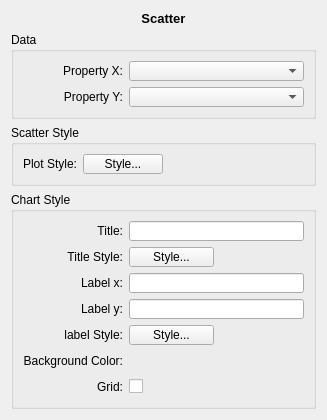
<?xml version="1.0" encoding="UTF-8"?>
<ui version="4.0">
 <class>ScatterFrameWidget</class>
 <widget class="QWidget" name="ScatterFrameWidget">
  <property name="geometry">
   <rect>
    <x>0</x>
    <y>0</y>
    <width>315</width>
    <height>412</height>
   </rect>
  </property>
  <property name="windowTitle">
   <string>Form</string>
  </property>
  <layout class="QGridLayout" name="gridLayout_7">
   <item row="0" column="0">
    <widget class="QLabel" name="titleLabel">
     <property name="font">
      <font>
       <pointsize>10</pointsize>
       <weight>75</weight>
       <bold>true</bold>
      </font>
     </property>
     <property name="text">
      <string>Scatter</string>
     </property>
     <property name="alignment">
      <set>Qt::AlignCenter</set>
     </property>
    </widget>
   </item>
   <item row="1" column="0">
    <layout class="QVBoxLayout" name="verticalLayout">
     <item>
      <widget class="QGroupBox" name="m_scatterDataGroupBox">
       <property name="title">
        <string>Data</string>
       </property>
       <layout class="QGridLayout" name="gridLayout_2">
        <item row="0" column="0">
         <layout class="QGridLayout" name="gridLayout">
          <item row="0" column="0">
           <widget class="QLabel" name="propertyXLabel">
            <property name="maximumSize">
             <size>
              <width>100</width>
              <height>16777215</height>
             </size>
            </property>
            <property name="text">
             <string>Property X:</string>
            </property>
            <property name="alignment">
             <set>Qt::AlignRight|Qt::AlignTrailing|Qt::AlignVCenter</set>
            </property>
           </widget>
          </item>
          <item row="0" column="1">
           <widget class="QComboBox" name="m_propertyXComboBox">
            <property name="sizePolicy">
             <sizepolicy hsizetype="Preferred" vsizetype="Fixed">
              <horstretch>0</horstretch>
              <verstretch>0</verstretch>
             </sizepolicy>
            </property>
            <property name="minimumSize">
             <size>
              <width>75</width>
              <height>20</height>
             </size>
            </property>
           </widget>
          </item>
          <item row="1" column="0">
           <widget class="QLabel" name="propertyYLabel">
            <property name="maximumSize">
             <size>
              <width>100</width>
              <height>16777215</height>
             </size>
            </property>
            <property name="text">
             <string>Property Y:</string>
            </property>
            <property name="alignment">
             <set>Qt::AlignRight|Qt::AlignTrailing|Qt::AlignVCenter</set>
            </property>
           </widget>
          </item>
          <item row="1" column="1">
           <widget class="QComboBox" name="m_propertyYComboBox">
            <property name="sizePolicy">
             <sizepolicy hsizetype="Preferred" vsizetype="Fixed">
              <horstretch>0</horstretch>
              <verstretch>0</verstretch>
             </sizepolicy>
            </property>
            <property name="minimumSize">
             <size>
              <width>75</width>
              <height>20</height>
             </size>
            </property>
           </widget>
          </item>
         </layout>
        </item>
       </layout>
      </widget>
     </item>
     <item>
      <widget class="QGroupBox" name="m_scatterStyleGroupBox">
       <property name="title">
        <string>Scatter Style</string>
       </property>
       <layout class="QGridLayout" name="gridLayout_3">
        <item row="0" column="0">
         <layout class="QHBoxLayout" name="horizontalLayout">
          <item>
           <widget class="QLabel" name="plotStyleLabel">
            <property name="maximumSize">
             <size>
              <width>100</width>
              <height>16777215</height>
             </size>
            </property>
            <property name="text">
             <string>Plot Style:</string>
            </property>
            <property name="alignment">
             <set>Qt::AlignRight|Qt::AlignTrailing|Qt::AlignVCenter</set>
            </property>
           </widget>
          </item>
          <item>
           <widget class="QPushButton" name="m_plotStylePushButton">
            <property name="minimumSize">
             <size>
              <width>75</width>
              <height>20</height>
             </size>
            </property>
            <property name="text">
             <string>Style...</string>
            </property>
           </widget>
          </item>
          <item>
           <spacer name="horizontalSpacer_8">
            <property name="orientation">
             <enum>Qt::Horizontal</enum>
            </property>
            <property name="sizeHint" stdset="0">
             <size>
              <width>40</width>
              <height>20</height>
             </size>
            </property>
           </spacer>
          </item>
         </layout>
        </item>
       </layout>
      </widget>
     </item>
     <item>
      <widget class="QGroupBox" name="m_ChartStyleGroupBox">
       <property name="title">
        <string>Chart Style</string>
       </property>
       <layout class="QGridLayout" name="gridLayout_6">
        <item row="0" column="0">
         <layout class="QHBoxLayout" name="horizontalLayout_2">
          <item>
           <layout class="QGridLayout" name="gridLayout_4">
            <item row="0" column="0">
             <widget class="QLabel" name="chartTitleLabel">
              <property name="text">
               <string>Title:</string>
              </property>
              <property name="alignment">
               <set>Qt::AlignRight|Qt::AlignTrailing|Qt::AlignVCenter</set>
              </property>
             </widget>
            </item>
            <item row="1" column="0">
             <widget class="QLabel" name="titleStyleLabel">
              <property name="text">
               <string>Title Style:</string>
              </property>
              <property name="alignment">
               <set>Qt::AlignRight|Qt::AlignTrailing|Qt::AlignVCenter</set>
              </property>
             </widget>
            </item>
            <item row="2" column="0">
             <widget class="QLabel" name="labelXLabel">
              <property name="text">
               <string>Label x:</string>
              </property>
              <property name="alignment">
               <set>Qt::AlignRight|Qt::AlignTrailing|Qt::AlignVCenter</set>
              </property>
             </widget>
            </item>
            <item row="3" column="0">
             <widget class="QLabel" name="labelYLabel">
              <property name="text">
               <string>Label y:</string>
              </property>
              <property name="alignment">
               <set>Qt::AlignRight|Qt::AlignTrailing|Qt::AlignVCenter</set>
              </property>
             </widget>
            </item>
            <item row="4" column="0">
             <widget class="QLabel" name="titleStyleLabel_2">
              <property name="text">
               <string>label Style:</string>
              </property>
              <property name="alignment">
               <set>Qt::AlignRight|Qt::AlignTrailing|Qt::AlignVCenter</set>
              </property>
             </widget>
            </item>
            <item row="5" column="0">
             <widget class="QLabel" name="backgroundLabel">
              <property name="text">
               <string>Background Color:</string>
              </property>
              <property name="alignment">
               <set>Qt::AlignRight|Qt::AlignTrailing|Qt::AlignVCenter</set>
              </property>
             </widget>
            </item>
            <item row="6" column="0">
             <widget class="QLabel" name="gridLabel">
              <property name="text">
               <string>Grid:</string>
              </property>
              <property name="alignment">
               <set>Qt::AlignRight|Qt::AlignTrailing|Qt::AlignVCenter</set>
              </property>
             </widget>
            </item>
           </layout>
          </item>
          <item>
           <layout class="QGridLayout" name="gridLayout_5">
            <item row="0" column="0" colspan="2">
             <widget class="QLineEdit" name="m_chartTitleLineEdit">
              <property name="minimumSize">
               <size>
                <width>175</width>
                <height>20</height>
               </size>
              </property>
              <property name="text">
               <string/>
              </property>
             </widget>
            </item>
            <item row="1" column="0">
             <widget class="QPushButton" name="m_titleStylePushButton">
              <property name="minimumSize">
               <size>
                <width>75</width>
                <height>20</height>
               </size>
              </property>
              <property name="text">
               <string>Style...</string>
              </property>
             </widget>
            </item>
            <item row="1" column="1">
             <spacer name="horizontalSpacer_14">
              <property name="orientation">
               <enum>Qt::Horizontal</enum>
              </property>
              <property name="sizeHint" stdset="0">
               <size>
                <width>40</width>
                <height>20</height>
               </size>
              </property>
             </spacer>
            </item>
            <item row="2" column="0" colspan="2">
             <widget class="QLineEdit" name="m_labelXlLineEdit">
              <property name="minimumSize">
               <size>
                <width>175</width>
                <height>20</height>
               </size>
              </property>
             </widget>
            </item>
            <item row="3" column="0" colspan="2">
             <widget class="QLineEdit" name="m_labelYlLineEdit">
              <property name="minimumSize">
               <size>
                <width>175</width>
                <height>20</height>
               </size>
              </property>
              <property name="text">
               <string/>
              </property>
             </widget>
            </item>
            <item row="4" column="0">
             <widget class="QPushButton" name="m_labelStylePushButton">
              <property name="minimumSize">
               <size>
                <width>75</width>
                <height>20</height>
               </size>
              </property>
              <property name="text">
               <string>Style...</string>
              </property>
             </widget>
            </item>
            <item row="4" column="1">
             <spacer name="horizontalSpacer_18">
              <property name="orientation">
               <enum>Qt::Horizontal</enum>
              </property>
              <property name="sizeHint" stdset="0">
               <size>
                <width>40</width>
                <height>20</height>
               </size>
              </property>
             </spacer>
            </item>
            <item row="5" column="0">
             <widget class="QFrame" name="m_colorPickerFrame">
              <property name="sizePolicy">
               <sizepolicy hsizetype="Expanding" vsizetype="Preferred">
                <horstretch>0</horstretch>
                <verstretch>0</verstretch>
               </sizepolicy>
              </property>
             </widget>
            </item>
            <item row="5" column="1">
             <spacer name="horizontalSpacer_19">
              <property name="orientation">
               <enum>Qt::Horizontal</enum>
              </property>
              <property name="sizeHint" stdset="0">
               <size>
                <width>40</width>
                <height>20</height>
               </size>
              </property>
             </spacer>
            </item>
            <item row="6" column="0">
             <widget class="QCheckBox" name="m_gridCheckBox">
              <property name="text">
               <string/>
              </property>
             </widget>
            </item>
            <item row="6" column="1">
             <spacer name="horizontalSpacer_2">
              <property name="orientation">
               <enum>Qt::Horizontal</enum>
              </property>
              <property name="sizeHint" stdset="0">
               <size>
                <width>40</width>
                <height>20</height>
               </size>
              </property>
             </spacer>
            </item>
           </layout>
          </item>
         </layout>
        </item>
       </layout>
      </widget>
     </item>
    </layout>
   </item>
  </layout>
 </widget>
 <resources/>
 <connections/>
</ui>
